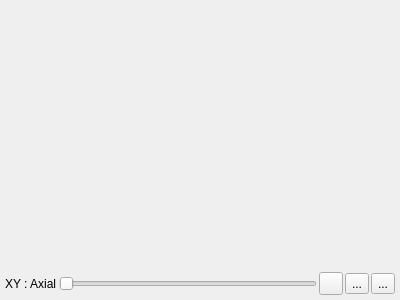
<?xml version="1.0" encoding="UTF-8"?>
<ui version="4.0">
 <class>Q2DViewerWidgetBase</class>
 <widget class="QStackedWidget" name="Q2DViewerWidgetBase">
  <property name="geometry">
   <rect>
    <x>0</x>
    <y>0</y>
    <width>400</width>
    <height>300</height>
   </rect>
  </property>
  <property name="windowTitle">
   <string>StackedWidget</string>
  </property>
  <property name="lineWidth">
   <number>2</number>
  </property>
  <widget class="QWidget" name="page">
   <layout class="QVBoxLayout" name="verticalLayout">
    <property name="spacing">
     <number>0</number>
    </property>
    <property name="leftMargin">
     <number>3</number>
    </property>
    <property name="topMargin">
     <number>3</number>
    </property>
    <property name="rightMargin">
     <number>3</number>
    </property>
    <property name="bottomMargin">
     <number>3</number>
    </property>
    <item>
     <widget class="udg::Q2DViewer" name="m_2DView" native="true"/>
    </item>
    <item>
     <layout class="QHBoxLayout">
      <property name="spacing">
       <number>2</number>
      </property>
      <property name="leftMargin">
       <number>2</number>
      </property>
      <property name="topMargin">
       <number>2</number>
      </property>
      <property name="rightMargin">
       <number>2</number>
      </property>
      <property name="bottomMargin">
       <number>2</number>
      </property>
      <item>
       <widget class="QLabel" name="m_viewText">
        <property name="text">
         <string>XY : Axial</string>
        </property>
        <property name="scaledContents">
         <bool>true</bool>
        </property>
       </widget>
      </item>
      <item>
       <widget class="QSlider" name="m_slider">
        <property name="focusPolicy">
         <enum>Qt::NoFocus</enum>
        </property>
        <property name="maximum">
         <number>0</number>
        </property>
        <property name="orientation">
         <enum>Qt::Horizontal</enum>
        </property>
       </widget>
      </item>
      <item>
       <widget class="udg::QEnhancedMenuToolButton" name="m_fusionLayoutToolButton">
        <property name="toolTip">
         <string>Fusion Layout</string>
        </property>
        <property name="icon">
         <iconset resource="../main/main.qrc">
          <normaloff>:/images/grid.png</normaloff>:/images/grid.png</iconset>
        </property>
       </widget>
      </item>
      <item>
       <widget class="udg::QEnhancedMenuToolButton" name="m_fusionBalanceToolButton">
        <property name="toolTip">
         <string>Fusion Balance</string>
        </property>
        <property name="text">
         <string>...</string>
        </property>
        <property name="icon">
         <iconset resource="../main/main.qrc">
          <normaloff>:/images/fusionbalance.png</normaloff>:/images/fusionbalance.png</iconset>
        </property>
        <property name="popupMode">
         <enum>QToolButton::InstantPopup</enum>
        </property>
       </widget>
      </item>
      <item>
       <widget class="QToolButton" name="m_synchronizeButton">
        <property name="text">
         <string>...</string>
        </property>
        <property name="checkable">
         <bool>true</bool>
        </property>
       </widget>
      </item>
     </layout>
    </item>
   </layout>
  </widget>
  <widget class="QWidget" name="page">
   <property name="palette">
    <palette>
     <active>
      <colorrole role="Base">
       <brush brushstyle="SolidPattern">
        <color alpha="255">
         <red>255</red>
         <green>255</green>
         <blue>255</blue>
        </color>
       </brush>
      </colorrole>
      <colorrole role="Window">
       <brush brushstyle="SolidPattern">
        <color alpha="255">
         <red>0</red>
         <green>0</green>
         <blue>0</blue>
        </color>
       </brush>
      </colorrole>
     </active>
     <inactive>
      <colorrole role="Base">
       <brush brushstyle="SolidPattern">
        <color alpha="255">
         <red>255</red>
         <green>255</green>
         <blue>255</blue>
        </color>
       </brush>
      </colorrole>
      <colorrole role="Window">
       <brush brushstyle="SolidPattern">
        <color alpha="255">
         <red>0</red>
         <green>0</green>
         <blue>0</blue>
        </color>
       </brush>
      </colorrole>
     </inactive>
     <disabled>
      <colorrole role="Base">
       <brush brushstyle="SolidPattern">
        <color alpha="255">
         <red>0</red>
         <green>0</green>
         <blue>0</blue>
        </color>
       </brush>
      </colorrole>
      <colorrole role="Window">
       <brush brushstyle="SolidPattern">
        <color alpha="255">
         <red>0</red>
         <green>0</green>
         <blue>0</blue>
        </color>
       </brush>
      </colorrole>
     </disabled>
    </palette>
   </property>
   <property name="autoFillBackground">
    <bool>true</bool>
   </property>
  </widget>
 </widget>
 <customwidgets>
  <customwidget>
   <class>udg::Q2DViewer</class>
   <extends>QWidget</extends>
   <header>q2dviewer.h</header>
  </customwidget>
  <customwidget>
   <class>udg::QEnhancedMenuToolButton</class>
   <extends>QToolButton</extends>
   <header>qenhancedmenutoolbutton.h</header>
  </customwidget>
 </customwidgets>
 <resources>
  <include location="../main/main.qrc"/>
  <include location="../main/main.qrc"/>
  <include location="../main/main.qrc"/>
 </resources>
 <connections/>
</ui>
